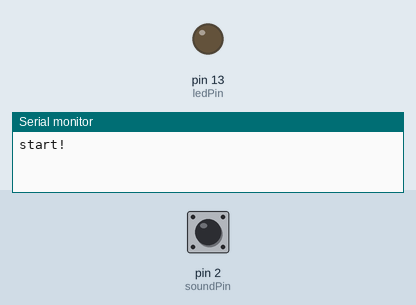
Simulated run of this sketch. Board: Arduino Uno, built with avr-gcc and run on an emulated ATmega328P. Shown: output pins drawn as LEDs (lit = HIGH), the last lines printed to the serial monitor. The inputs (shaded band) are chosen by the test bench; at power-on: pin 2 (soundPin) HIGH.

Above: at 1.2 s.
1.3 s: pin 2 (soundPin) pulled LOW for 0.15 s
At 2.3 s:
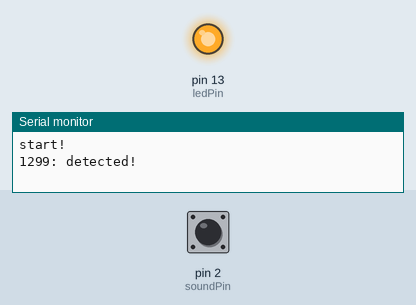
2.9 s: pin 2 (soundPin) pulled LOW for 1 s
At 3.5 s:
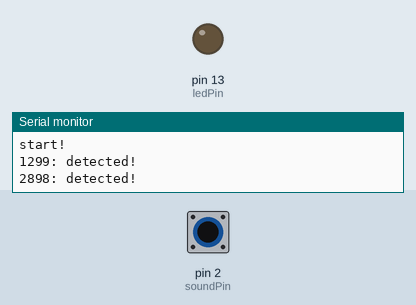
5.4 s: pin 2 (soundPin) pulled LOW for 3.2 s
At 6.6 s:
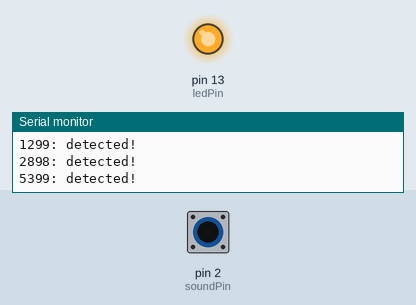
Timing chart, 0 to 8.4 s (numbered marks = the images above; inputs shaded):
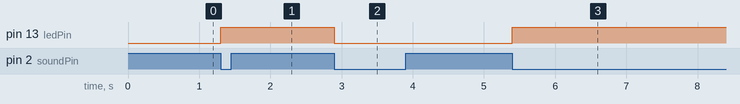

The sketch:

05-2_GPIO_Sound_Detect2.ino
```cpp
/*
 * Toggle LED ON/OFF by sound (Interrupt)
*/
#define DO_NOTHING_INTERVAL 10 //ms

// constants won't change. They're used here to set pin numbers:
const int soundPin = 2;     // the number of the sound-detector pin
const int ledPin =  LED_BUILTIN;      // the number of the LED pin

// variables will change:
int soundState = 0;         // variable for reading the sound-detector status
int ledState = 0;
bool allowCheck = true;
volatile bool detected = false;
unsigned long startDoNothingTime;

void setup() {
  // initialize the LED pin as an output:
  pinMode(ledPin, OUTPUT);
  // initialize the sound-detctor pin as an input:
  pinMode(soundPin, INPUT_PULLUP);
  attachInterrupt(digitalPinToInterrupt(soundPin), toggle, FALLING);
  Serial.begin(115200);
  while(!Serial);
  Serial.println("start!");
}

void loop() {
  if(allowCheck && detected) {
    Serial.print(millis());
    Serial.println(": detected!");
    ledState = !ledState;
    digitalWrite(ledPin, ledState);
    allowCheck = false;
    detected = false;
    startDoNothingTime = millis();
  }
  else if(!allowCheck) {
    if((millis()-startDoNothingTime) >= DO_NOTHING_INTERVAL) allowCheck = true;
  }
}

void toggle()
{
  if(allowCheck) detected = true;
}
```

Measured:
- after the input at 1.3 s, pin 13 (ledPin): LOW → HIGH at once
- after the input at 2.9 s, pin 13 (ledPin): HIGH → LOW at once
- after the input at 5.4 s, pin 13 (ledPin): LOW → HIGH at once
